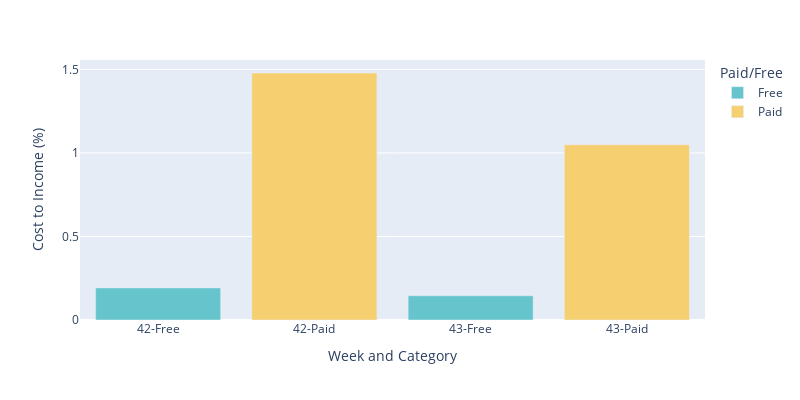

Notebook code for this chart:
### Markdown cell above
### Pitfall of CIR (inverse of Return-on-Ad Spend) when comparing Paid v Free

Though from the viz below, it may appear the 'free' categories have a much better (lower) cost to income ratio, it's important to note that these channels (like Newsletters), may saturate after a point.

Spending on newsletters to the level of paid channels would not bring paid-channel level returns.

Also, 'free' channels like newsletters are meant more to promote brand engagement than increase revenue/conversions. And in fact, spamming the same users with more newsletters could have negative consequences on brand image.

So this is one visualization that could be misleading without understanding the full context.

### Code cell
fig = px.bar(paid_v_free,x='Week and Category', y='Cost_To_Income',
             labels={'Cost_To_Income': 'Cost to Income (%)'},
             width=800,height=400,color='Paid/Free',
            color_discrete_sequence=px.colors.qualitative.Pastel)
fig.update_xaxes(categoryorder='category ascending')
fig.show()

### Figure 1 — Plotly figure (JSON) as saved in the notebook; plotly's stock layout.template omitted (floating-point values rounded to 4 significant figures)
{"data": [{"alignmentgroup": "True", "hovertemplate": "Paid/Free=Free<br>Week and Category=%{x}<br>Cost to Income (%)=%{y}<extra></extra>", "legendgroup": "Free", "marker": {"color": "rgb(102, 197, 204)"}, "name": "Free", "offsetgroup": "Free", "orientation": "v", "showlegend": true, "textposition": "auto", "type": "bar", "x": ["42-Free", "43-Free"], "xaxis": "x", "y": [0.1922, 0.1452], "yaxis": "y"}, {"alignmentgroup": "True", "hovertemplate": "Paid/Free=Paid<br>Week and Category=%{x}<br>Cost to Income (%)=%{y}<extra></extra>", "legendgroup": "Paid", "marker": {"color": "rgb(246, 207, 113)"}, "name": "Paid", "offsetgroup": "Paid", "orientation": "v", "showlegend": true, "textposition": "auto", "type": "bar", "x": ["42-Paid", "43-Paid"], "xaxis": "x", "y": [1.479, 1.049], "yaxis": "y"}], "layout": {"barmode": "relative", "height": 400, "legend": {"title": {"text": "Paid/Free"}, "tracegroupgap": 0}, "margin": {"t": 60}, "width": 800, "xaxis": {"anchor": "y", "categoryorder": "category ascending", "domain": [0, 1], "title": {"text": "Week and Category"}}, "yaxis": {"anchor": "x", "domain": [0, 1], "title": {"text": "Cost to Income (%)"}}}}
